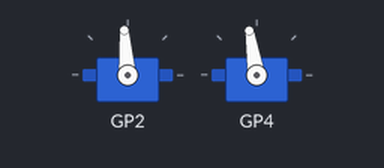
A program run on a simulated Raspberry Pi Pico running MicroPython. Parts: 2 × servo. Servo angles are drawn from the pulse width (0.5 ms = 0°, 2.5 ms = 180°).

Above: at 0.05 s.
At 12.0 s:
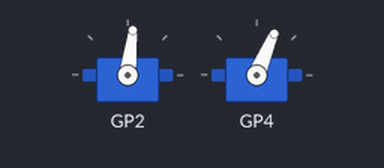
Timing chart, 0 to 18.2 s (numbered marks = the images above):
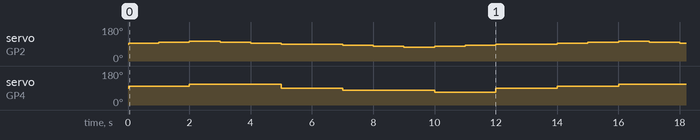

The program:

wheels_turn.py
```python
from machine import Pin, PWM
import time

PULSE_NEUTRAL = 1480  # straight
PULSE_MIN     = 1240  # full left
PULSE_MAX     = 1720  # full right

PULSE_RANGE_LEFT  = PULSE_NEUTRAL - PULSE_MIN   # 240 us
PULSE_RANGE_RIGHT = PULSE_MAX - PULSE_NEUTRAL   # 240 us
FREQ = 50

def clamp(x, lo, hi):
    if x < lo:
        return lo
    elif x > hi:
        return hi
    else:
        return x

def us_to_duty16(us, freq=FREQ):
    period_us = 1_000_000 // freq
    duty = int(us * 65535 // period_us)
    return clamp(duty, 0, 65535)

class ServoPWM:
    def __init__(self, pin_num, freq=FREQ):
        self.pwm = PWM(Pin(pin_num))
        self.pwm.freq(freq)
        self.freq = freq

    def write_us(self, us):
        self.pwm.duty_u16(us_to_duty16(us, self.freq))

    def deinit(self):
        self.pwm.deinit()

srv = ServoPWM(2)    # steering on GP2
motor = ServoPWM(4)  # ESC/motor on GP4

srv.write_us(PULSE_NEUTRAL)
motor.write_us(PULSE_NEUTRAL)

def servo_turn(pos, time_ms):
    pos = clamp(pos, -100.0, 100.0)
    rng = PULSE_RANGE_LEFT if pos < 0 else PULSE_RANGE_RIGHT
    peak = pos * rng / 100.0
    srv.write_us(int(PULSE_NEUTRAL + peak))
    time.sleep_ms(time_ms)

def motor_run(pos):
    pos = clamp(pos, -100.0, 100.0)
    rng = PULSE_RANGE_LEFT if pos < 0 else PULSE_RANGE_RIGHT
    peak = pos * rng / 100.0
    motor.write_us(int(PULSE_NEUTRAL + peak))

while True:
    motor_run(50)
    servo_turn(25, 1000)
    servo_turn(50, 1000)
    motor_run(100)
    servo_turn(75, 1000)
    servo_turn(50, 1000)
    servo_turn(25, 1000)
    motor_run(0)
    servo_turn(0, 2000)

    motor_run(-50)
    servo_turn(-25, 1000)
    servo_turn(-50, 1000)
    servo_turn(-75, 1000)
    motor_run(-100)
    servo_turn(-50, 1000)
    servo_turn(-25, 1000)
    motor_run(0)
    servo_turn(0, 2000)
```

Measured:
- by itself, servo on GP4: repeats every 14.0 s: 110° 3.0 s, 88° 2.0 s, 77° 3.0 s, 67° 2.0 s, 88° 2.0 s, 99° 2.0 s
- by itself, servo on GP2: repeats every 14.0 s: 99° 1.0 s, 104° 1.0 s, 99° 1.0 s, 94° 1.0 s, 88° 2.0 s, 83° 1.0 s, 77° 1.0 s, 72° 1.0 s, 77° 1.0 s, 83° 1.0 s, 88° 2.0 s, 94° 1.0 s
